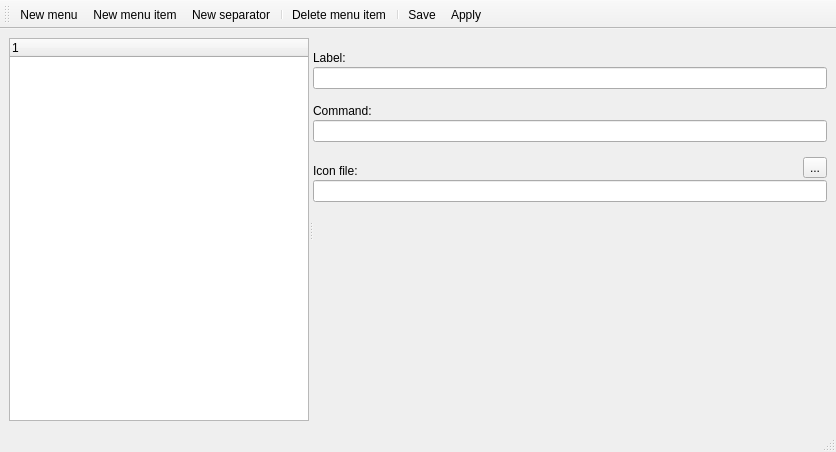
<?xml version="1.0" encoding="UTF-8"?>
<ui version="4.0">
 <class>MeWindow</class>
 <widget class="QMainWindow" name="MeWindow">
  <property name="geometry">
   <rect>
    <x>0</x>
    <y>0</y>
    <width>836</width>
    <height>452</height>
   </rect>
  </property>
  <property name="windowTitle">
   <string>Custom menu editor</string>
  </property>
  <widget class="QWidget" name="centralwidget">
   <layout class="QVBoxLayout" name="verticalLayout_2">
    <item>
     <widget class="QSplitter" name="splitter">
      <property name="orientation">
       <enum>Qt::Horizontal</enum>
      </property>
      <widget class="MeTree" name="treeWidget">
       <property name="sizePolicy">
        <sizepolicy hsizetype="Preferred" vsizetype="Expanding">
         <horstretch>1</horstretch>
         <verstretch>0</verstretch>
        </sizepolicy>
       </property>
       <property name="maximumSize">
        <size>
         <width>300</width>
         <height>16777215</height>
        </size>
       </property>
       <column>
        <property name="text">
         <string notr="true">1</string>
        </property>
       </column>
      </widget>
      <widget class="QWidget" name="details" native="true">
       <property name="sizePolicy">
        <sizepolicy hsizetype="Preferred" vsizetype="Preferred">
         <horstretch>3</horstretch>
         <verstretch>0</verstretch>
        </sizepolicy>
       </property>
       <layout class="QVBoxLayout" name="verticalLayout">
        <property name="spacing">
         <number>2</number>
        </property>
        <item>
         <spacer name="verticalSpacer_4">
          <property name="orientation">
           <enum>Qt::Vertical</enum>
          </property>
          <property name="sizeType">
           <enum>QSizePolicy::Fixed</enum>
          </property>
          <property name="sizeHint" stdset="0">
           <size>
            <width>20</width>
            <height>13</height>
           </size>
          </property>
         </spacer>
        </item>
        <item>
         <widget class="QLabel" name="label">
          <property name="text">
           <string>Label:</string>
          </property>
         </widget>
        </item>
        <item>
         <widget class="QLineEdit" name="edName"/>
        </item>
        <item>
         <spacer name="verticalSpacer_3">
          <property name="orientation">
           <enum>Qt::Vertical</enum>
          </property>
          <property name="sizeType">
           <enum>QSizePolicy::Fixed</enum>
          </property>
          <property name="sizeHint" stdset="0">
           <size>
            <width>20</width>
            <height>13</height>
           </size>
          </property>
         </spacer>
        </item>
        <item>
         <widget class="QLabel" name="label_2">
          <property name="text">
           <string>Command:</string>
          </property>
         </widget>
        </item>
        <item>
         <widget class="QLineEdit" name="edExec"/>
        </item>
        <item>
         <spacer name="verticalSpacer_2">
          <property name="orientation">
           <enum>Qt::Vertical</enum>
          </property>
          <property name="sizeType">
           <enum>QSizePolicy::Fixed</enum>
          </property>
          <property name="sizeHint" stdset="0">
           <size>
            <width>20</width>
            <height>13</height>
           </size>
          </property>
         </spacer>
        </item>
        <item>
         <layout class="QHBoxLayout" name="horizontalLayout_2">
          <item>
           <widget class="QLabel" name="label_3">
            <property name="text">
             <string>Icon file:</string>
            </property>
            <property name="alignment">
             <set>Qt::AlignBottom|Qt::AlignLeading|Qt::AlignLeft</set>
            </property>
           </widget>
          </item>
          <item>
           <widget class="QToolButton" name="tbPickIcon">
            <property name="toolTip">
             <string>Choose an icon ...</string>
            </property>
            <property name="text">
             <string>...</string>
            </property>
            <property name="iconSize">
             <size>
              <width>16</width>
              <height>16</height>
             </size>
            </property>
           </widget>
          </item>
         </layout>
        </item>
        <item>
         <widget class="QLineEdit" name="edIcon"/>
        </item>
        <item>
         <spacer name="verticalSpacer">
          <property name="orientation">
           <enum>Qt::Vertical</enum>
          </property>
          <property name="sizeHint" stdset="0">
           <size>
            <width>20</width>
            <height>40</height>
           </size>
          </property>
         </spacer>
        </item>
       </layout>
      </widget>
     </widget>
    </item>
   </layout>
  </widget>
  <widget class="QStatusBar" name="statusbar"/>
  <widget class="QToolBar" name="toolBar">
   <property name="windowTitle">
    <string>toolBar</string>
   </property>
   <property name="iconSize">
    <size>
     <width>16</width>
     <height>16</height>
    </size>
   </property>
   <attribute name="toolBarArea">
    <enum>TopToolBarArea</enum>
   </attribute>
   <attribute name="toolBarBreak">
    <bool>false</bool>
   </attribute>
   <addaction name="actionNewMenu"/>
   <addaction name="actionNewItem"/>
   <addaction name="actionNewSep"/>
   <addaction name="separator"/>
   <addaction name="actionDel"/>
   <addaction name="separator"/>
   <addaction name="actionSave"/>
   <addaction name="actionApp"/>
  </widget>
  <action name="actionNewItem">
   <property name="icon">
    <iconset resource="../data/imgs.qrc">
     <normaloff>:/16/file_new</normaloff>:/16/file_new</iconset>
   </property>
   <property name="text">
    <string>New menu item</string>
   </property>
   <property name="toolTip">
    <string>New menu item</string>
   </property>
   <property name="shortcut">
    <string>N</string>
   </property>
  </action>
  <action name="actionDel">
   <property name="icon">
    <iconset resource="../data/imgs.qrc">
     <normaloff>:/16/16/delete.png</normaloff>:/16/16/delete.png</iconset>
   </property>
   <property name="text">
    <string>Delete menu item</string>
   </property>
   <property name="toolTip">
    <string>Delete menu item</string>
   </property>
   <property name="shortcut">
    <string>D</string>
   </property>
  </action>
  <action name="actionApp">
   <property name="icon">
    <iconset resource="../data/imgs.qrc">
     <normaloff>:/16/16/accept.png</normaloff>:/16/16/accept.png</iconset>
   </property>
   <property name="text">
    <string>Apply</string>
   </property>
   <property name="toolTip">
    <string>Apply</string>
   </property>
   <property name="shortcut">
    <string>A</string>
   </property>
  </action>
  <action name="actionNewMenu">
   <property name="icon">
    <iconset resource="../data/imgs.qrc">
     <normaloff>:/16/folder_new</normaloff>:/16/folder_new</iconset>
   </property>
   <property name="text">
    <string>New menu</string>
   </property>
   <property name="toolTip">
    <string>New menu</string>
   </property>
  </action>
  <action name="actionNewSep">
   <property name="icon">
    <iconset resource="../data/imgs.qrc">
     <normaloff>:/16/16/add.png</normaloff>:/16/16/add.png</iconset>
   </property>
   <property name="text">
    <string>New separator</string>
   </property>
  </action>
  <action name="actionSave">
   <property name="icon">
    <iconset resource="../data/imgs.qrc">
     <normaloff>:/16/save</normaloff>:/16/save</iconset>
   </property>
   <property name="text">
    <string>Save</string>
   </property>
   <property name="toolTip">
    <string>Save</string>
   </property>
  </action>
 </widget>
 <customwidgets>
  <customwidget>
   <class>MeTree</class>
   <extends>QTreeWidget</extends>
   <header>metree.h</header>
  </customwidget>
 </customwidgets>
 <resources>
  <include location="../data/imgs.qrc"/>
  <include location="../data/imgs.qrc"/>
 </resources>
 <connections/>
</ui>
